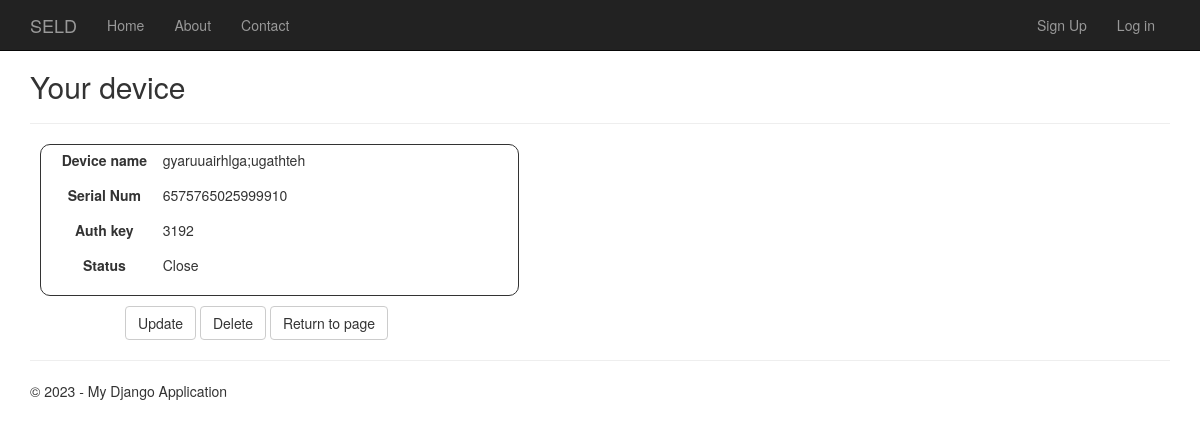
/your_device/40/, run on an earlier commit of the app's database.
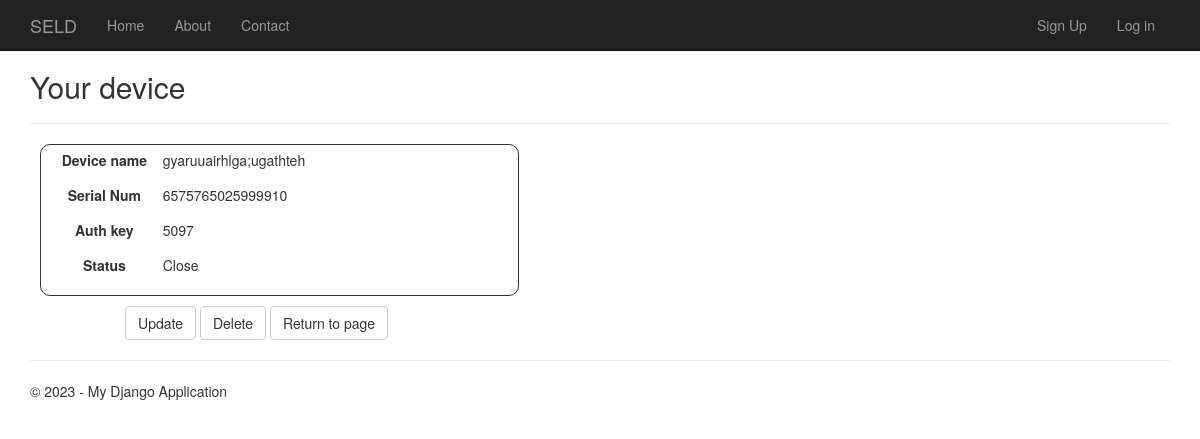
And on a later commit of the database.
### app/models.py (models this page shows, shortened)
class DeviceModel(models.Model):
    device_name = models.CharField(max_length=255)
    serial_num = models.CharField(max_length=255)
    auth_key = models.IntegerField(null=False)
    status = models.CharField(max_length=10, default="Close")
    user = UserForeignKey(auto_user_add=True)
    objects = models.Manager()

### app/views.py (the view)
class DeviceDetailView(DetailView):
    model = DeviceModel
    template_name = 'app/your_device.html'
    context_object_name = 'data'

### app/templates/app/your_device.html
{% extends 'app/layout.html'%}
{% block content %}
<h2>Your device</h2>
<hr />
<div class="block-form">
    <div class="form-group">
        <label class="col-md-3 lining control-label">Device name</label>
        <div class="col-md-20">
            {{ data.device_name }}
        </div>
    </div>
    <div class="form-group">
        <label class="col-md-3 lining control-label">Serial Num</label>
        <div class="col-md-20">
            {{ data.serial_num }}
        </div>
    </div>
    <div class="form-group">
        <label class="col-md-3 lining control-label">Auth key</label>
        <div class="col-md-20">
            {{ data.auth_key }}
        </div>
    </div>
    <div class="form-group">
        <label class="col-md-3 lining control-label">Status</label>
        <div class="col-md-20">
            {{ data.status }}
        </div>
    </div>
</div>
<div>
    <a href="{% url 'update_form' data.id %}" class="col-md-offset-1 btn btn-default">Update</a>
    <a href="{% url 'delete_form' data.id %}" class="col-md-offset btn btn-default">Delete</a>
    <a href="{% url 'devices' %}" class="col-md-offset btn btn-default">Return to page</a>
</div>
{% endblock %}

### app/templates/app/layout.html (shortened to what this page needs)
<!DOCTYPE html>
<html>
<head>
    {% load static %}
    <link rel="stylesheet" type="text/css" href="{% static 'app/content/bootstrap.min.css' %}" />
    <link rel="stylesheet" type="text/css" href="{% static 'app/content/site.css' %}" />
    <link rel="stylesheet" type="text/css" href="{% static 'app/content/style.css' %}" />
</head>
<body>
    <div class="navbar navbar-inverse navbar-fixed-top">
        <div class="container">
            <div class="navbar-header navbar-light">
                <a href="/" class="navbar-brand">SELD</a>
            </div>
            <div class="navbar-collapse collapse">
                <ul class="nav navbar-nav">
                    <li><a href="{% url 'home' %}">Home</a></li>
                    <li><a href="{% url 'about' %}">About</a></li>
                    <li><a href="{% url 'contact' %}">Contact</a></li>
                </ul>
                {% include 'app/loginpartial.html' %}
            </div>
        </div>
    </div>
<div class="container body-content">
{% block content %}{% endblock %}
    <hr/>
    <footer>
        <p>&copy; {{ year }} - My Django Application</p>
    </footer>
</div>
</body>
</html>

### app/templates/app/loginpartial.html
{% if user.is_authenticated %}
<form id="logoutForm" action="/logout/" method="post" class="navbar-right">
    {% csrf_token %}
    <ul class="nav navbar-nav navbar-right">
        <li><a href="{% url 'profile' %}" class="navbar-brand">Hello {{ user.username }}!</a></li>
        <li><a href="javascript:document.getElementById('logoutForm').submit()">Log off</a></li>
    </ul>
</form>
<ul class="nav navbar-nav navbar-left">
    <li><a href="{% url 'devices' %}">Devices</a></li>
</ul>
{% else %}
<ul class="nav navbar-nav navbar-right">
    <li><a href="{% url 'signup' %}">Sign Up</a></li>
    <li><a href="{% url 'login' %}">Log in</a></li>
</ul>
{% endif %}

### app/static/app/content/site.css (style rules this page uses)
body { padding-top: 50px; padding-bottom: 20px; }
.body-content { padding-left: 15px; padding-right: 15px; }

### app/static/app/content/style.css (style rules this page uses)
.lining { text-align: center; }
.block-form { border-radius: 10px; border: 1px solid; padding: 5px; width: 42%; margin: 10px; }

What changed in the data, as far as the page shows it:
changed DeviceModel "gyaruuairhlga;ugathteh": auth_key "3192" → "5097"
